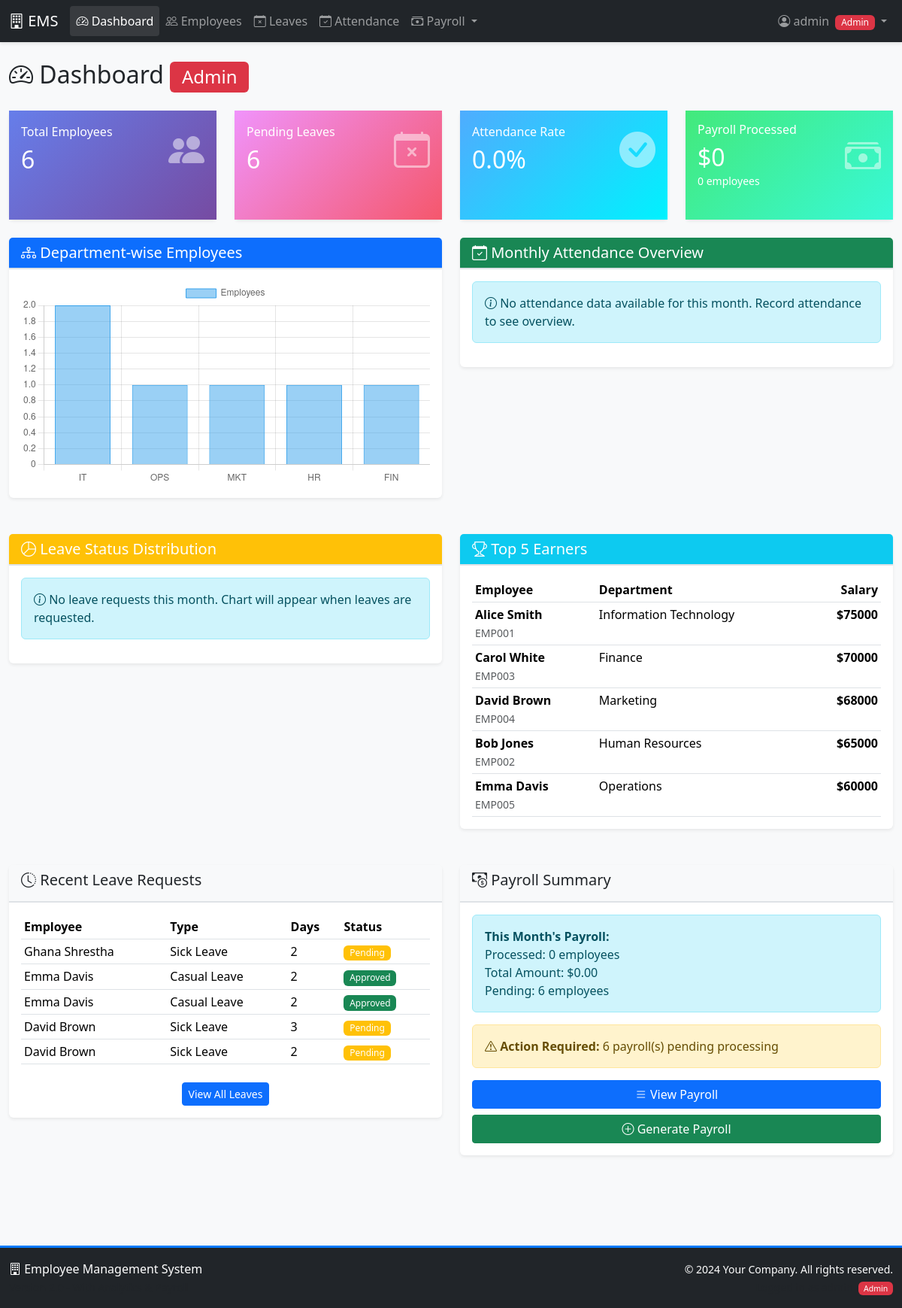
Page / (signed in) on the earlier database version.
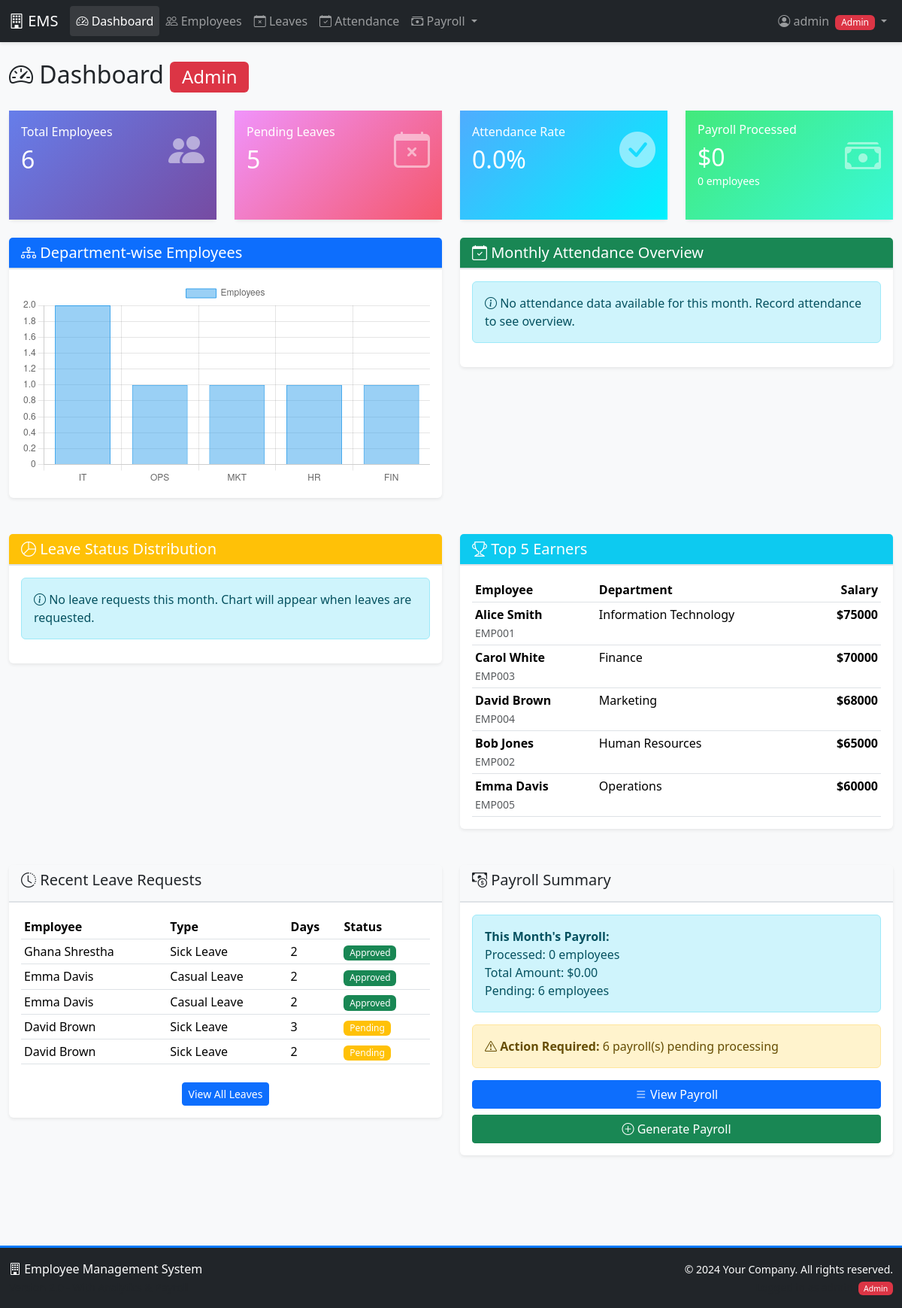
Same page on the later database version.
### employees/models.py (models this page shows, shortened)
class LeaveRequest(models.Model):
    LEAVE_TYPE_CHOICES = [
        ('sick', 'Sick Leave'),
        ('casual', 'Casual Leave'),
        ('annual', 'Annual Leave'),
        ('maternity', 'Maternity Leave'),
        ('paternity', 'Paternity Leave'),
    ]
    STATUS_CHOICES = [
        ('pending', 'Pending'),
        ('approved', 'Approved'),
        ('rejected', 'Rejected'),
    ]
    employee = models.ForeignKey(Employee, on_delete=models.CASCADE, related_name='leave_requests')
    leave_type = models.CharField(max_length=20, choices=LEAVE_TYPE_CHOICES)
    start_date = models.DateField()
    end_date = models.DateField()
    reason = models.TextField()
    status = models.CharField(max_length=20, choices=STATUS_CHOICES, default='pending')
    approved_by = models.ForeignKey(User, on_delete=models.SET_NULL, null=True, blank=True, related_name='approved_leaves')
    remarks = models.TextField(blank=True)
    created_at = models.DateTimeField(auto_now_add=True)
    updated_at = models.DateTimeField(auto_now=True)
    @property
    def days_requested(self):
        return (self.end_date - self.start_date).days + 1

class Employee(models.Model):
    DEPARTMENT_CHOICES = [
        ('IT', 'Information Technology'),
        ('HR', 'Human Resources'),
        ('FIN', 'Finance'),
        ('MKT', 'Marketing'),
        ('OPS', 'Operations'),
    ]
    user = models.OneToOneField(User, on_delete=models.CASCADE, related_name='employee')
    employee_id = models.CharField(max_length=10, unique=True)
    department = models.CharField(max_length=50, choices=DEPARTMENT_CHOICES)
    designation = models.CharField(max_length=100)
    date_of_birth = models.DateField()
    date_of_joining = models.DateField()
    salary = models.DecimalField(max_digits=10, decimal_places=2)
    phone = models.CharField(max_length=15)
    address = models.TextField()
    photo = models.ImageField(upload_to='employee_photos/', blank=True, null=True)
    is_active = models.BooleanField(default=True)
    created_at = models.DateTimeField(auto_now_add=True)
    updated_at = models.DateTimeField(auto_now=True)
    basic_salary = models.DecimalField(max_digits=10, decimal_places=2, default=0)
    hra = models.DecimalField(max_digits=10, decimal_places=2, default=0, help_text="House Rent Allowance")
    transport_allowance = models.DecimalField(max_digits=10, decimal_places=2, default=0)
    medical_allowance = models.DecimalField(max_digits=10, decimal_places=2, default=0)

### employees/views.py (the view)
# urls.py: path('', dashboard, name='dashboard'),
@login_required
def dashboard(request):
    user_role = getattr(request.user.profile, 'role', 'employee') if hasattr(request.user, 'profile') else 'employee'
    today = datetime.now().date()
    current_month = today.replace(day=1)
    context = {
        'user_role': user_role,
        'today': today,
    }
    context['total_employees'] = Employee.objects.filter(is_active=True).count()
    context['pending_leaves'] = LeaveRequest.objects.filter(status='pending').count()
    if user_role in ['admin', 'manager']:
        context.update(get_admin_manager_analytics(today, current_month))
    if hasattr(request.user, 'employee'):
        context.update(get_employee_analytics(request.user.employee, today, current_month))
    return render(request, 'dashboard.html', context)

### templates/dashboard.html (shortened to what the changed rows need)
{% extends 'base.html' %}
{% load static %}
{% block content %}
<div class="row">
    <div class="col-12">
        <h2 class="mb-4">
            <i class="bi bi-speedometer2"></i> Dashboard
            <span class="badge bg-{% if user_role == 'admin' %}danger{% elif user_role == 'manager' %}warning{% else %}primary{% endif %}">
                {{ user.profile.get_role_display }}
            </span>
        </h2>
    </div>
</div>
<div class="row mb-4">
    <div class="col-md-3">
        <div class="card text-white bg-primary h-100">
            <div class="card-body">
                <div class="d-flex justify-content-between align-items-center">
                    <div>
                        <h2 class="mb-0">{{ total_employees }}</h2>
                    </div>
                </div>
            </div>
        </div>
    </div>
    <div class="col-md-3">
        <div class="card text-white bg-warning h-100">
            <div class="card-body">
                <div class="d-flex justify-content-between align-items-center">
                    <div>
                        <h6 class="card-title">Pending Leaves</h6>
                        <h2 class="mb-0">{{ pending_leaves }}</h2>
                    </div>
                </div>
            </div>
        </div>
    </div>
    {% if user_role in 'admin,manager' %}
    <div class="col-md-3">
        <div class="card text-white bg-success h-100">
            <div class="card-body">
                <div class="d-flex justify-content-between align-items-center">
                    <div>
                        <h2 class="mb-0">{{ attendance_rate|floatformat:1 }}%</h2>
                    </div>
                </div>
            </div>
        </div>
    </div>
    <div class="col-md-3">
        <div class="card text-white bg-info h-100">
            <div class="card-body">
                <div class="d-flex justify-content-between align-items-center">
                    <div>
                        <h2 class="mb-0">${{ total_payroll.total|floatformat:0|default:"0" }}</h2>
                    </div>
                </div>
            </div>
        </div>
    </div>
    {% endif %}
</div>
{% if user_role in 'admin,manager' %}
<div class="row mb-4">
    <div class="col-md-6">
        <div class="card">
            <div class="card-body">
                <div class="table-responsive">
                    <table class="table table-sm table-hover mb-0">
                        <thead>
                            <tr>
                                <th>Employee</th>
                                <th>Department</th>
                                <th class="text-end">Salary</th>
                            </tr>
                        </thead>
                    </table>
                </div>
            </div>
        </div>
    </div>
</div>
<div class="row">
    <div class="col-md-6">
        <div class="card">
            <div class="card-body">
                <div class="table-responsive">
                    <table class="table table-sm table-hover">
                        <thead>
                            <tr>
                                <th>Employee</th>
                                <th>Type</th>
                                <th>Days</th>
                                <th>Status</th>
                            </tr>
                        </thead>
                        <tbody>
                            {% for leave in recent_leaves %}
                            <tr>
                                <td>{{ leave.employee.user.get_full_name }}</td>
                                <td>{{ leave.get_leave_type_display }}</td>
                                <td>{{ leave.days_requested }}</td>
                                <td>
                                    <span class="badge bg-{% if leave.status == 'pending' %}warning{% elif leave.status == 'approved' %}success{% else %}danger{% endif %}">
                                        {{ leave.get_status_display }}
                                    </span>
                                </td>
                            </tr>
                            {% empty %}
                            <tr><td colspan="4" class="text-center text-muted">No recent leaves</td></tr>
                            {% endfor %}
                        </tbody>
                    </table>
                </div>
            </div>
        </div>
    </div>
</div>
{% endif %}
{% endblock %}
{% block extra_js %}
<script>
{% if user_role in 'admin,manager' %}
// Department Chart
{% if department_stats %}
const deptCtx = document.getElementById('departmentChart');
if (deptCtx) {
    new Chart(deptCtx, {
        type: 'bar',
        data: {
            labels: [{% for stat in department_stats %}'{{ stat.department }}',{% endfor %}],
            datasets: [{
                label: 'Employees',
                data: [{% for stat in department_stats %}{{ stat.count }},{% endfor %}],
                backgroundColor: 'rgba(54, 162, 235, 0.5)',
                borderColor: 'rgba(54, 162, 235, 1)',
                borderWidth: 1
            }]
        },
        options: {
            responsive: true,
            maintainAspectRatio: true,
            scales: {
                y: {beginAtZero: true}
            }
        }
    });
}
{% endif %}
// Attendance Chart
// Leave Chart
{% endif %}
</script>
{% endblock %}

Differences in the rows shown:
changed LeaveRequest "Ghana Shrestha": status "Pending" → "Approved"
Other differences:
{{ pending_leaves }}: "6" → "5"
